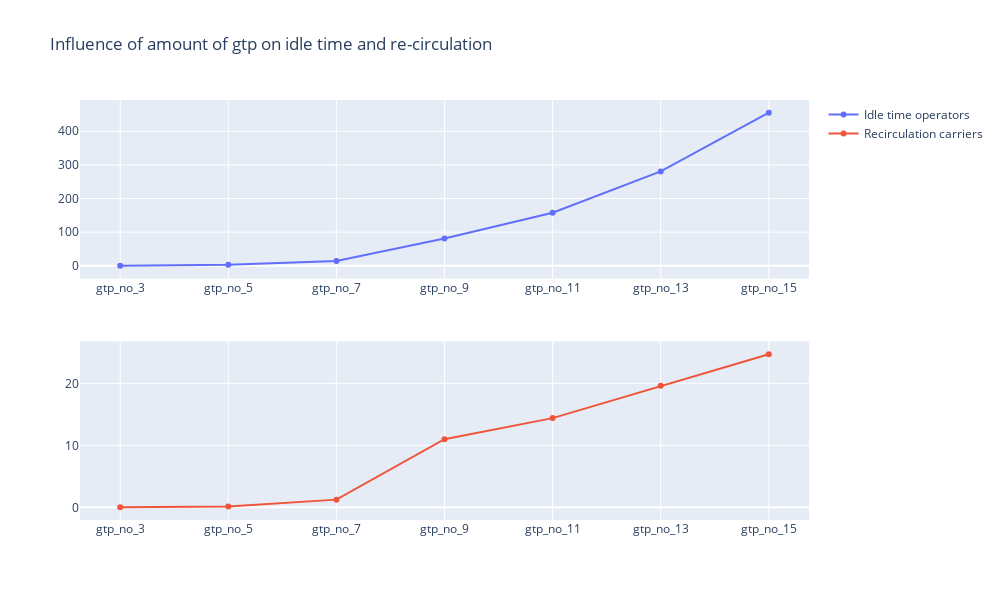

Here is the notebook cell this chart was saved with:
### Code cell
plot_from_dict(diff_gtp_no_r, 'amount of gtp')

### Figure 1 — Plotly figure (JSON) as saved in the notebook; plotly's stock layout.template omitted (floating-point values rounded to 4 significant figures)
{"data": [{"name": "Idle time operators", "type": "scatter", "x": ["gtp_no_3", "gtp_no_5", "gtp_no_7", "gtp_no_9", "gtp_no_11", "gtp_no_13", "gtp_no_15"], "xaxis": "x", "y": [0, 2.84, 14.58, 81.02, 157.9, 280.7, 455.3], "yaxis": "y"}, {"name": "Recirculation carriers", "type": "scatter", "x": ["gtp_no_3", "gtp_no_5", "gtp_no_7", "gtp_no_9", "gtp_no_11", "gtp_no_13", "gtp_no_15"], "xaxis": "x2", "y": [0, 0.14, 1.24, 11, 14.4, 19.62, 24.72], "yaxis": "y2"}], "layout": {"height": 600, "title": {"text": "Influence of amount of gtp on idle time and re-circulation"}, "width": 1000, "xaxis": {"anchor": "y", "domain": [0, 1]}, "xaxis2": {"anchor": "y2", "domain": [0, 1]}, "yaxis": {"anchor": "x", "domain": [0.575, 1]}, "yaxis2": {"anchor": "x2", "domain": [0, 0.425]}}}
